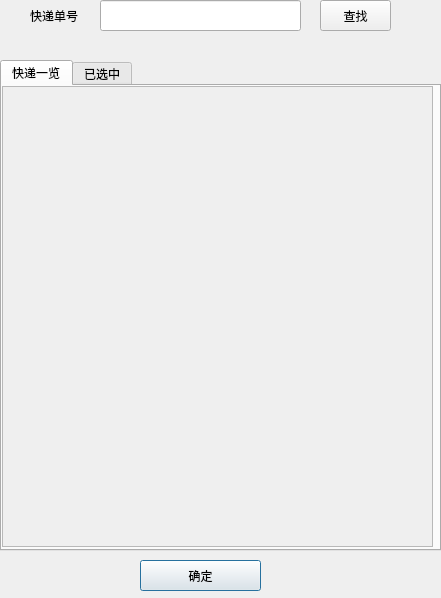
<?xml version="1.0" encoding="UTF-8"?>
<ui version="4.0">
 <class>MSelectPakageForSend</class>
 <widget class="QDialog" name="MSelectPakageForSend">
  <property name="geometry">
   <rect>
    <x>0</x>
    <y>0</y>
    <width>441</width>
    <height>598</height>
   </rect>
  </property>
  <property name="windowTitle">
   <string>Dialog</string>
  </property>
  <widget class="QPushButton" name="pushButton_commit">
   <property name="geometry">
    <rect>
     <x>140</x>
     <y>560</y>
     <width>121</width>
     <height>31</height>
    </rect>
   </property>
   <property name="text">
    <string>确定</string>
   </property>
  </widget>
  <widget class="QLineEdit" name="lineEdit">
   <property name="geometry">
    <rect>
     <x>100</x>
     <y>0</y>
     <width>201</width>
     <height>31</height>
    </rect>
   </property>
  </widget>
  <widget class="QPushButton" name="pushButton">
   <property name="geometry">
    <rect>
     <x>320</x>
     <y>0</y>
     <width>71</width>
     <height>31</height>
    </rect>
   </property>
   <property name="text">
    <string>查找</string>
   </property>
  </widget>
  <widget class="QLabel" name="label">
   <property name="geometry">
    <rect>
     <x>30</x>
     <y>0</y>
     <width>71</width>
     <height>31</height>
    </rect>
   </property>
   <property name="text">
    <string>快递单号</string>
   </property>
  </widget>
  <widget class="QTabWidget" name="tabWidget_select">
   <property name="geometry">
    <rect>
     <x>0</x>
     <y>60</y>
     <width>441</width>
     <height>491</height>
    </rect>
   </property>
   <property name="currentIndex">
    <number>0</number>
   </property>
   <widget class="QWidget" name="tab_show">
    <attribute name="title">
     <string>快递一览</string>
    </attribute>
    <widget class="QScrollArea" name="scrollArea_show">
     <property name="geometry">
      <rect>
       <x>0</x>
       <y>0</y>
       <width>431</width>
       <height>461</height>
      </rect>
     </property>
     <property name="widgetResizable">
      <bool>true</bool>
     </property>
     <widget class="QWidget" name="scrollAreaWidgetContents_show">
      <property name="geometry">
       <rect>
        <x>0</x>
        <y>0</y>
        <width>429</width>
        <height>459</height>
       </rect>
      </property>
      <widget class="QWidget" name="verticalLayoutWidget">
       <property name="geometry">
        <rect>
         <x>30</x>
         <y>50</y>
         <width>160</width>
         <height>80</height>
        </rect>
       </property>
       <layout class="QVBoxLayout" name="verticalLayout_show"/>
      </widget>
     </widget>
    </widget>
   </widget>
   <widget class="QWidget" name="tab_select">
    <attribute name="title">
     <string>已选中</string>
    </attribute>
    <widget class="QScrollArea" name="scrollArea_select">
     <property name="geometry">
      <rect>
       <x>0</x>
       <y>0</y>
       <width>431</width>
       <height>461</height>
      </rect>
     </property>
     <property name="widgetResizable">
      <bool>true</bool>
     </property>
     <widget class="QWidget" name="scrollAreaWidgetContents_select">
      <property name="geometry">
       <rect>
        <x>0</x>
        <y>0</y>
        <width>429</width>
        <height>459</height>
       </rect>
      </property>
      <widget class="QWidget" name="verticalLayoutWidget_2">
       <property name="geometry">
        <rect>
         <x>40</x>
         <y>40</y>
         <width>160</width>
         <height>80</height>
        </rect>
       </property>
       <layout class="QVBoxLayout" name="verticalLayout_select"/>
      </widget>
     </widget>
    </widget>
   </widget>
  </widget>
 </widget>
 <resources/>
 <connections/>
</ui>
